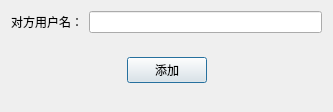
<?xml version="1.0" encoding="UTF-8"?>
<ui version="4.0">
 <class>AddUserr</class>
 <widget class="QDialog" name="AddUserr">
  <property name="geometry">
   <rect>
    <x>0</x>
    <y>0</y>
    <width>333</width>
    <height>112</height>
   </rect>
  </property>
  <property name="windowTitle">
   <string>Dialog</string>
  </property>
  <layout class="QGridLayout" name="gridLayout">
   <item row="0" column="0">
    <layout class="QHBoxLayout" name="horizontalLayout">
     <item>
      <widget class="QLabel" name="label">
       <property name="text">
        <string>对方用户名：</string>
       </property>
      </widget>
     </item>
     <item>
      <widget class="QLineEdit" name="account"/>
     </item>
    </layout>
   </item>
   <item row="1" column="0">
    <widget class="QWidget" name="widget" native="true">
     <layout class="QHBoxLayout" name="horizontalLayout_2">
      <item>
       <spacer name="horizontalSpacer">
        <property name="orientation">
         <enum>Qt::Horizontal</enum>
        </property>
        <property name="sizeHint" stdset="0">
         <size>
          <width>40</width>
          <height>20</height>
         </size>
        </property>
       </spacer>
      </item>
      <item>
       <widget class="QPushButton" name="add_friend_btn">
        <property name="text">
         <string>添加</string>
        </property>
       </widget>
      </item>
      <item>
       <spacer name="horizontalSpacer_2">
        <property name="orientation">
         <enum>Qt::Horizontal</enum>
        </property>
        <property name="sizeHint" stdset="0">
         <size>
          <width>40</width>
          <height>20</height>
         </size>
        </property>
       </spacer>
      </item>
     </layout>
    </widget>
   </item>
  </layout>
 </widget>
 <resources/>
 <connections/>
</ui>
